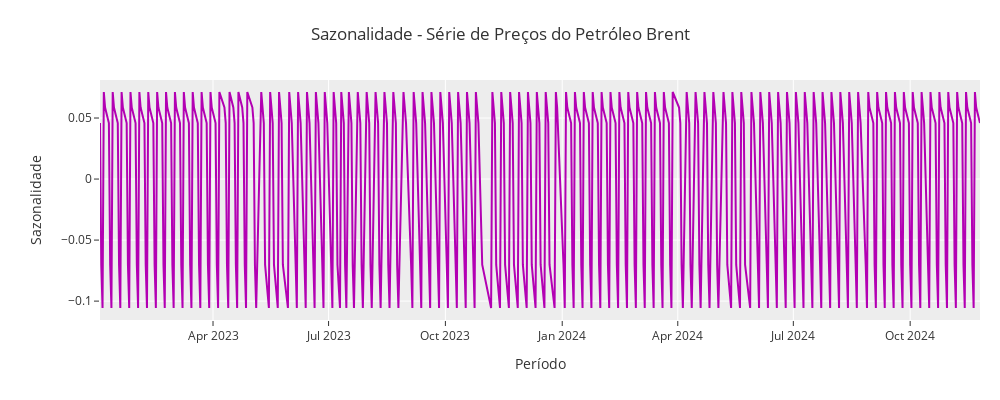

Notebook cell for this chart:
### Markdown cell above
####Análise da Sazonalidade

### Code cell
df_eda = df_eda.loc[df_eda.index >= '2023-01-01']
resultados_teste = seasonal_decompose(df_eda, period=5)
sazonalidade_teste = resultados_teste.seasonal.to_frame()

fig = px.line(
    sazonalidade_teste,
    template=template,
    color_discrete_sequence=['#B300B3']
)
fig.update_layout(
    title='Sazonalidade - Série de Preços do Petróleo Brent',
    xaxis_title='Período',
    yaxis_title='Sazonalidade',
    showlegend=False,
    width=1000,
    height=400,
    margin=dict(l=100, r=20, t=80, b=80)
)
fig.show()

### Figure 1 — Plotly figure (JSON) as saved in the notebook; plotly's stock layout.template omitted (floating-point values rounded to 4 significant figures; data arrays with more than 128 entries replaced by an {"elided": "..."} marker saying what was removed)
{"data": [{"hovertemplate": "variable=seasonal<br>data=%{x}<br>value=%{y}<extra></extra>", "legendgroup": "seasonal", "line": {"color": "#B300B3", "dash": "solid"}, "marker": {"symbol": "circle"}, "mode": "lines", "name": "seasonal", "orientation": "v", "showlegend": true, "type": "scatter", "x": {"elided": "481 str values"}, "xaxis": "x", "y": {"elided": "481 float values"}, "yaxis": "y"}], "layout": {"height": 400, "legend": {"title": {"text": "variable"}, "tracegroupgap": 0}, "margin": {"b": 80, "l": 100, "r": 20, "t": 80}, "showlegend": false, "title": {"text": "Sazonalidade - Série de Preços do Petróleo Brent"}, "width": 1000, "xaxis": {"anchor": "y", "domain": [0, 1], "title": {"text": "Período"}}, "yaxis": {"anchor": "x", "domain": [0, 1], "title": {"text": "Sazonalidade"}}}}
